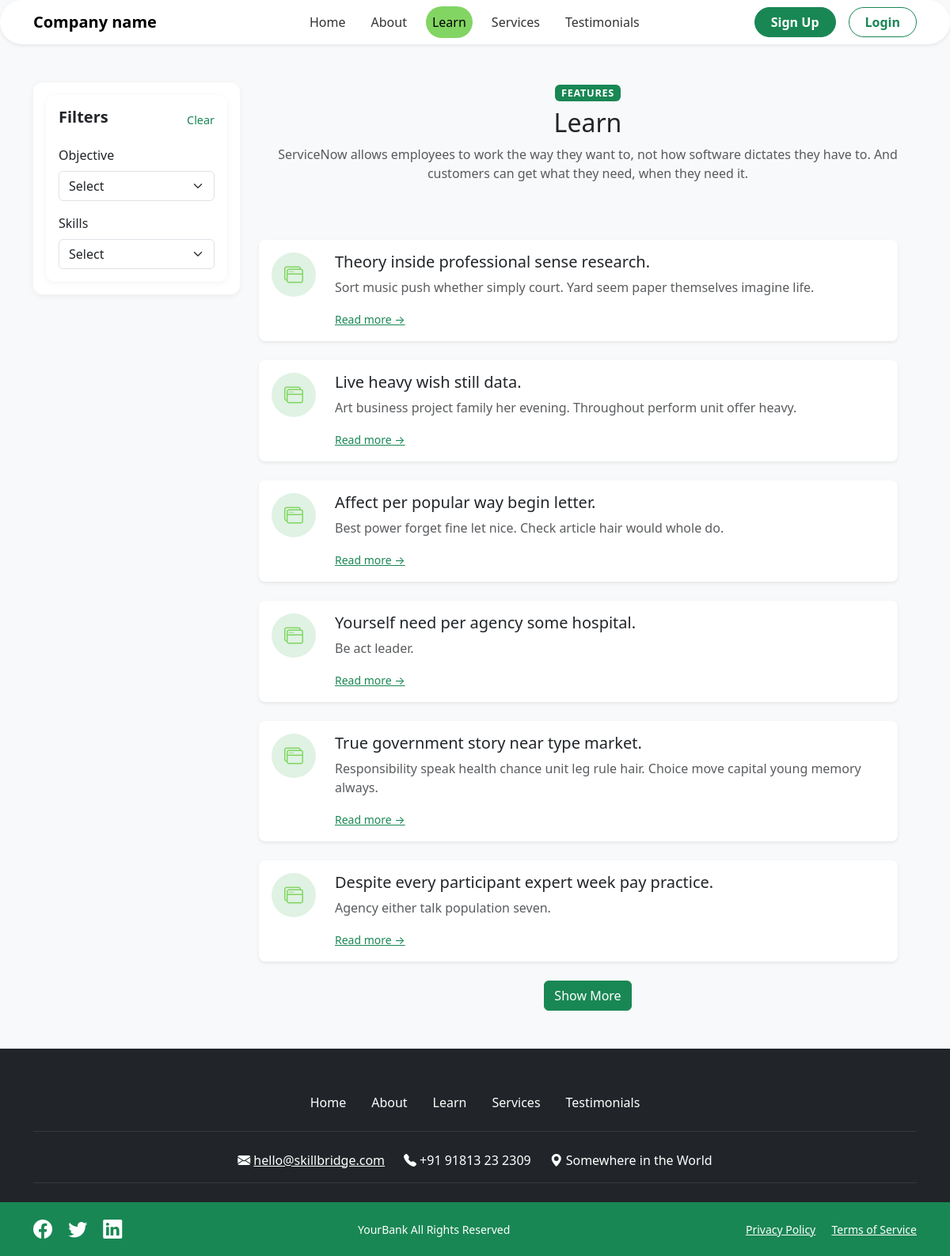
The page /blogs/ on the database as committed earlier.
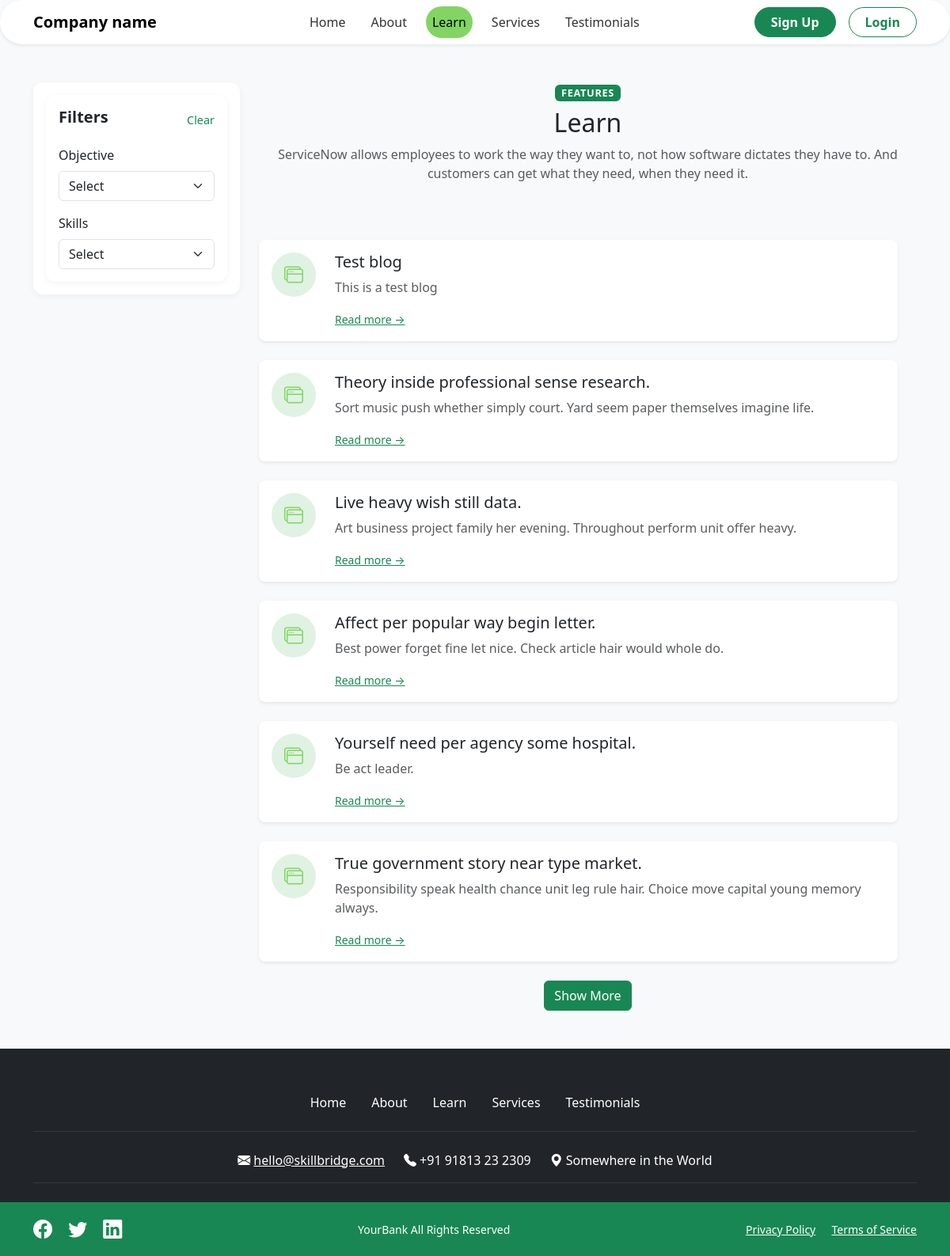
The same page on the database as committed later.
### blog/models.py (models this page shows, shortened)
class Blog(models.Model):
    title = models.CharField(max_length=200)
    slug = models.SlugField(unique=True, blank=True)
    description = models.TextField()
    category    = models.ForeignKey(Category, related_name='blogs', on_delete=models.PROTECT)
    content = models.TextField()
    created_at = models.DateTimeField(auto_now_add=True)
    updated_at  = models.DateTimeField(auto_now=True)
    objectives = models.ManyToManyField(Objective, blank=True)
    products = models.ManyToManyField(Product, blank=True)
    levels = models.ManyToManyField(Level, blank=True)
    roles = models.ManyToManyField(Role, blank=True)
    skills = models.ManyToManyField(Skill, blank=True)
    image = models.ImageField(
        upload_to='blogs/',
        blank=True, null=True,
        default='images/placeholder.png'
    )
    class Meta:
        ordering = ['-updated_at']

### blog/views.py (the view)
# urls.py: path('', views.blog_list, name='list'),
def blog_list(request):
    blogs = Blog.objects.all()
    raw_objectives = request.GET.getlist('objective')
    raw_products   = request.GET.getlist('product')
    raw_levels     = request.GET.getlist('level')
    raw_roles      = request.GET.getlist('role')
    raw_skills     = request.GET.getlist('skill')
    selected_objectives = [v for v in raw_objectives if v.isdigit()]
    selected_products   = [v for v in raw_products   if v.isdigit()]
    selected_levels     = [v for v in raw_levels     if v.isdigit()]
    selected_roles      = [v for v in raw_roles      if v.isdigit()]
    selected_skills     = [v for v in raw_skills     if v.isdigit()]
    if selected_objectives:
        blogs = blogs.filter(objectives__id__in=selected_objectives)
    if selected_products:
        blogs = blogs.filter(products__id__in=selected_products)
    if selected_levels:
        blogs = blogs.filter(levels__id__in=selected_levels)
    if selected_roles:
        blogs = blogs.filter(roles__id__in=selected_roles)
    if selected_skills:
        blogs = blogs.filter(skills__id__in=selected_skills)
    blogs = blogs.distinct()
    per_page = 6
    page_param = request.GET.get('page', '1')
    try:
        page = int(page_param)
        if page < 1:
            raise ValueError
    except ValueError:
        page = 1
    limit = per_page * page
    limit_blogs     = blogs[:limit]
    total_blogs = blogs.count()
    has_next    = total_blogs > limit
    next_page = page + 1
    return render(request, 'blog/blog_list.html', {
        'blogs': limit_blogs,
        'has_next': has_next,
        'next_page': next_page,
        'objectives': Objective.objects.all(),
        'products':   Product.objects.all(),
        'levels':     Level.objects.all(),
        'roles':      Role.objects.all(),
        'skills':     Skill.objects.all(),
        'selected_objectives': selected_objectives,
        'selected_products':   selected_products,
        'selected_levels':     selected_levels,
        'selected_roles':      selected_roles,
        'selected_skills':     selected_skills,
    })

### blog/templates/blog/blog_list.html (shortened to what this page needs)
{% extends "base.html" %} {% load static %} {% block title %}Learn{% endblock %}
 {% block content %}
<section id="learn" class="py-5 bg-light">
  <div class="container">
    <div class="row gx-4">
      <aside class="col-lg-3 mb-4">
        <form method="get" class="filter-panel">
        <div class="filter-panel">
          <div class="d-flex justify-content-between align-items-center">
            <h4>Filters</h4>
            <a href="{% url 'blog:list' %}" class="clear-filters text-success">Clear</a>
          </div>
          <div class="filter-group mt-3">
            <label for="filterObjective">Objective</label>
            <select
              id="filterObjective"
              name="objective"
              class="form-select"
              onchange="this.form.submit()"
            >
              <option value="">Select</option>
            </select>
          </div>
          <div class="filter-group mt-3">
            <label for="filterSkill">Skills</label>
            <select
              id="filterSkill"
              name="skill"
              class="form-select"
              onchange="this.form.submit()"
            >
              <option value="">Select</option>
            </select>
          </div>
        </div>
        </form>
      </aside>
      <main class="col-lg-9">
        <div class="text-center mb-5">
          <span class="badge bg-success badge-section">Features</span>
          <h2 class="mt-2">Learn</h2>
          <p class="text-muted">
            ServiceNow allows employees to work the way they want to, not how
            software dictates they have to. And customers can get what they
            need, when they need it.
          </p>
        </div>
        <div class="row gy-4">
          <div class="row gy-4">
            {% for blog in blogs %}
            <div class="col-12">
              <div class="card border-0 shadow-sm rounded-3">
                <div class="card-body d-flex align-items-start">
                  <div class="me-4 card-icon">
                    <i class="bi bi-window-stack"></i>
                  </div>
                  <div class="w-100">
                    <h5 class="card-title">{{ blog.title }}</h5>
                    <p class="card-text text-muted">
                      {{ blog.description|truncatewords:25 }}
                    </p>
                    <a
                      href="{% url 'blog:detail' blog.slug %}"
                      class="stretched-link text-success small"
                    >
                      Read more →
                    </a>
                  </div>
                </div>
              </div>
            </div>
            {% empty %}
            <div class="col-12 text-center text-muted">
              No blog posts found.
            </div>
            {% endfor %}
          </div>
          {% if has_next %}
            {% with query=request.GET.urlencode %}
              <div class="text-center mt-4">
                <a
                  href="?{% if query %}{{ query }}&{% endif %}page={{ next_page }}"
                  class="btn btn-success"
                >
                  Show More
                </a>
              </div>
            {% endwith %}
          {% endif %}
        </div>
      </main>
    </div>
  </div>
</section>
{% endblock %}

Rows that differ between the two databases and show on the page:
no longer on this page (row unchanged): Blog: title "Despite every participant expert week pay practice.", description "Agency either talk population seven."
added Blog: title "Test blog", description "This is a test blog"
